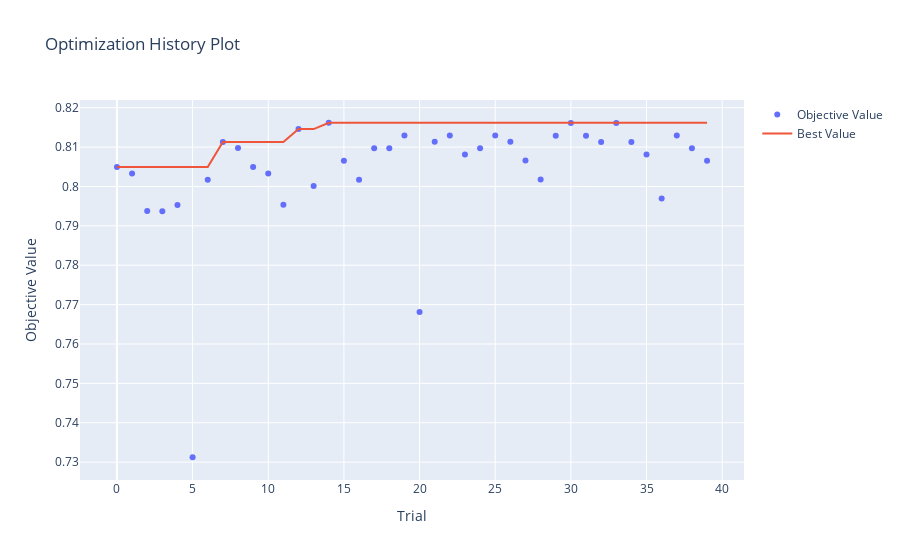

Notebook code cell kept with this figure:
### Markdown cell above
### HYPERPARAMETER PROCESS VISUALIZATION

We can also visualize the optimization process using Optuna's built-in visualization functions. These functions use Plotly to create interactive plots that show various aspects of the optimization process

### Code cell
# Plot optimization history
ov.plot_optimization_history(study)

### Figure 1 — Plotly figure (JSON) as saved in the notebook; plotly's stock layout.template omitted (floating-point values rounded to 4 significant figures)
{"data": [{"mode": "markers", "name": "Objective Value", "type": "scatter", "x": [0, 1, 2, 3, 4, 5, 6, 7, 8, 9, 10, 11, 12, 13, 14, 15, 16, 17, 18, 19, 20, 21, 22, 23, 24, 25, 26, 27, 28, 29, 30, 31, 32, 33, 34, 35, 36, 37, 38, 39], "y": [0.8049, 0.8033, 0.7938, 0.7937, 0.7953, 0.7312, 0.8017, 0.8113, 0.8098, 0.8049, 0.8033, 0.7954, 0.8146, 0.8001, 0.8162, 0.8065, 0.8017, 0.8097, 0.8097, 0.813, 0.7681, 0.8113, 0.813, 0.8081, 0.8097, 0.813, 0.8113, 0.8066, 0.8017, 0.8129, 0.8161, 0.8129, 0.8113, 0.8161, 0.8113, 0.8081, 0.797, 0.8129, 0.8097, 0.8065]}, {"mode": "lines", "name": "Best Value", "type": "scatter", "x": [0, 1, 2, 3, 4, 5, 6, 7, 8, 9, 10, 11, 12, 13, 14, 15, 16, 17, 18, 19, 20, 21, 22, 23, 24, 25, 26, 27, 28, 29, 30, 31, 32, 33, 34, 35, 36, 37, 38, 39], "y": [0.8049, 0.8049, 0.8049, 0.8049, 0.8049, 0.8049, 0.8049, 0.8113, 0.8113, 0.8113, 0.8113, 0.8113, 0.8146, 0.8146, 0.8162, 0.8162, 0.8162, 0.8162, 0.8162, 0.8162, 0.8162, 0.8162, 0.8162, 0.8162, 0.8162, 0.8162, 0.8162, 0.8162, 0.8162, 0.8162, 0.8162, 0.8162, 0.8162, 0.8162, 0.8162, 0.8162, 0.8162, 0.8162, 0.8162, 0.8162]}, {"marker": {"color": "#cccccc"}, "mode": "markers", "name": "Infeasible Trial", "showlegend": false, "type": "scatter", "x": [], "y": []}], "layout": {"title": {"text": "Optimization History Plot"}, "xaxis": {"title": {"text": "Trial"}}, "yaxis": {"title": {"text": "Objective Value"}}}}
